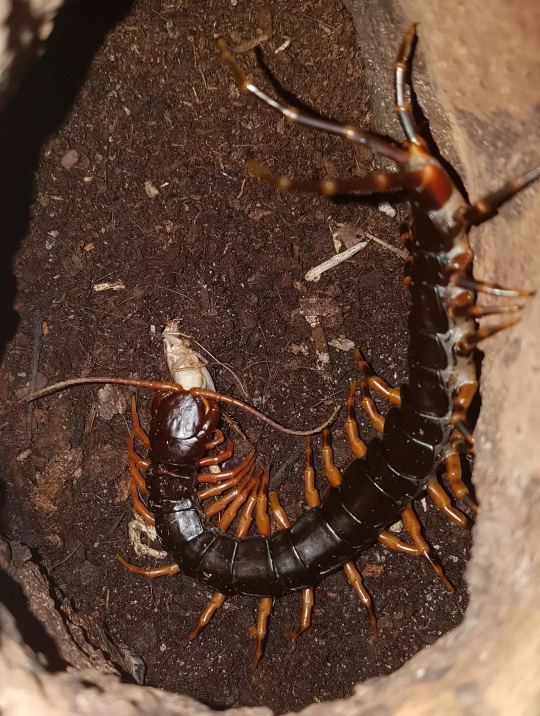
#> input picture tools/in/scolopendra_hainanum_01.jpg, 1080 x 1431 px (shown at 1/2 size); its folder holds only this picture in this run
$ python image_convert.py
#> lines starting #> are read from the running program, lines starting #| are printed output that depends on the picture
from PIL import Image, ImageDraw, ImageFont
import os

def resize_and_add_watermark(input_dir, output_dir, watermark_text1, watermark_text2, font_size=28):
    # Create output directory if it doesn't exist
#> called with input_dir = 'in', output_dir = 'out', watermark_text1 = 'ScoloHub.com', watermark_text2 = '© Alessandro Tinella', font_size = 50
    if not os.path.exists(output_dir):
        os.makedirs(output_dir)

    # Get a list of all files in the input directory
    files = os.listdir(input_dir)

    for file in files:
        # Check if the file is an image (you may want to add more comprehensive checks)
        if file.lower().endswith(('.png', '.jpg', '.jpeg', '.gif')):
            input_path = os.path.join(input_dir, file)
            output_path = os.path.join(output_dir, file)

            # Open the image
            original_image = Image.open(input_path)
#> original_image is the input picture: PIL image 1080x1431 RGB; mean R, G, B 95.9, 69.8, 55.2

            # Calculate the proportional height
            width_percent = (1500 / float(original_image.size[0]))
#> width_percent = 1.39
            height_size = int((float(original_image.size[1]) * float(width_percent)))
#> height_size = 1987

            # Resize the image
            resized_image = original_image.resize((1500, height_size), Image.Resampling.LANCZOS)

            # Add first watermark with a black shadow at the top left corner
            draw = ImageDraw.Draw(resized_image)
            font = ImageFont.truetype("NotoSansMono-Regular.ttf", font_size)
            shadow_offset = 2  # Adjust the shadow offset as needed
            draw.text((10 + shadow_offset, 10 + shadow_offset), watermark_text1, fill="black", font=font)
            draw.text((10, 10), watermark_text1, fill="white", font=font)

            # Add second watermark with a black shadow at the bottom right corner
            text_width = draw.textlength(watermark_text2, font=font)
#> text_width = 520.6
            draw.text((resized_image.width - text_width - 10 - shadow_offset, resized_image.height - font_size - 20 - shadow_offset),
                      watermark_text2, fill="black", font=font)
            draw.text((resized_image.width - text_width - 10, resized_image.height - font_size - 20), watermark_text2, fill="white", font=font)

            # Save the result
            resized_image.save(output_path)
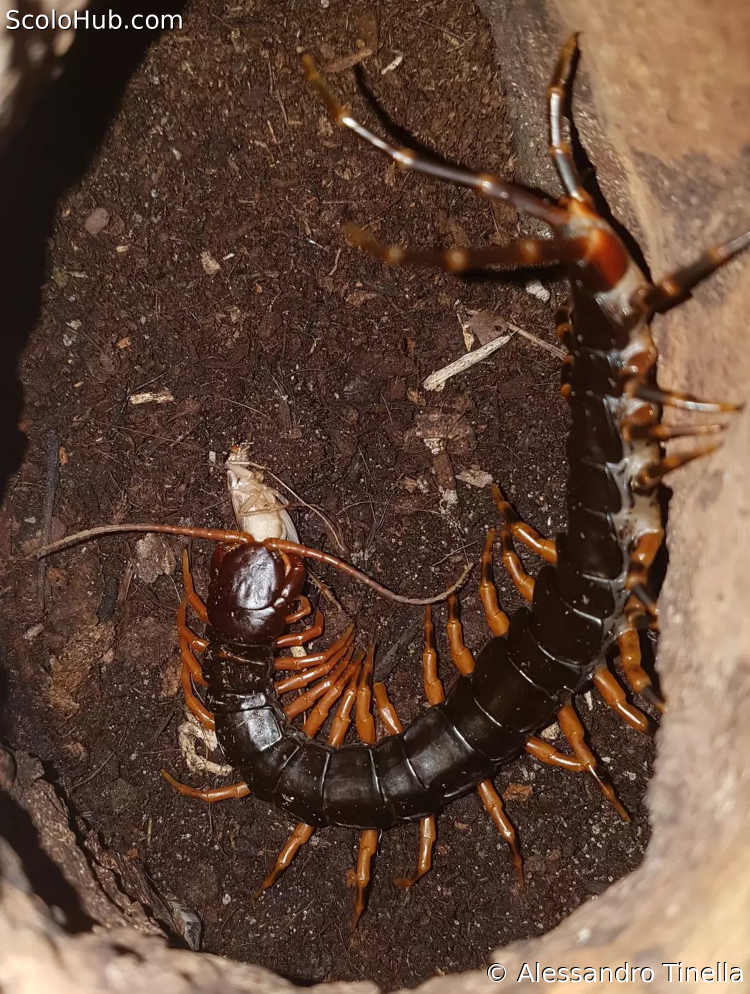
#> saved as scolopendra_hainanum_01.jpg: PIL image 1500x1987 RGB (shown at 1/2 size); mean R, G, B 96, 70, 55.5

if __name__ == "__main__":
    input_directory = "in"
    output_directory = "out"
    watermark_text1 = "ScoloHub.com"
    watermark_text2 = "© Alessandro Tinella"
    font_size = 50

    resize_and_add_watermark(input_directory, output_directory, watermark_text1, watermark_text2, font_size)
